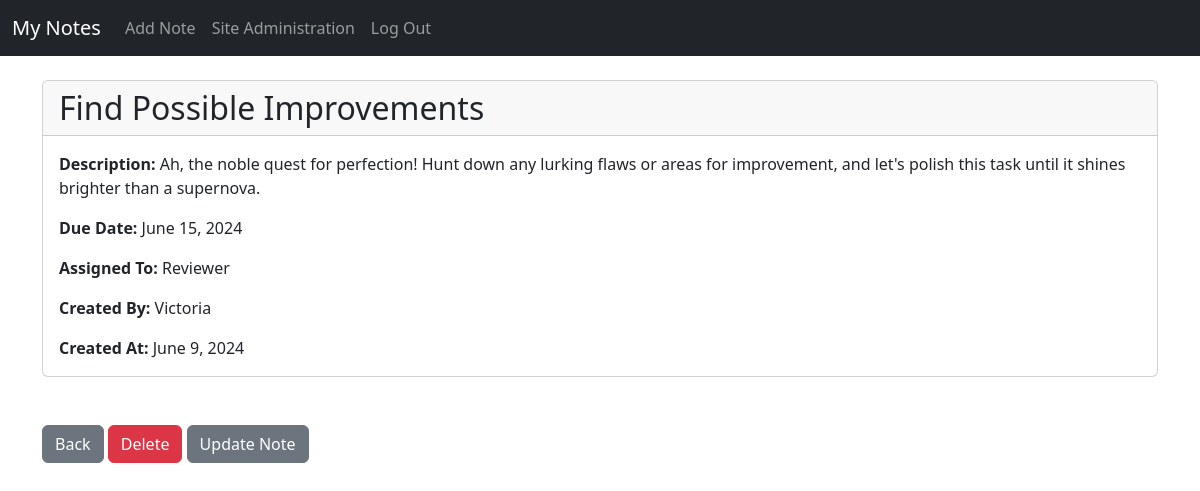
The page /task/23 (signed in) on the database its author committed.
### my_notes/models.py (models this page shows, shortened)
class Task(models.Model):
    created_at = models.DateField(auto_now_add=True)
    user = models.ForeignKey(
        User,
        on_delete=models.CASCADE,
        related_name="created_by"
        )
    name = models.CharField(max_length=200)
    description = models.TextField()
    due_date = models.DateField()
    assigned_to = models.ForeignKey(
        User,
        on_delete=models.CASCADE,
        related_name="assigned_to",
        null=True,
        blank=True
        )
    class Meta:
        ordering = ['due_date']

### my_notes/views.py (the view)
# urls.py: path("task/<int:pk>", views.task_record, name = "task"),
def task_record(request, pk):
    if request.user.is_authenticated:
        task_record = Task.objects.get(id=pk)
        return render(request, "task.html", {"task_record":task_record})
    else:
        messages.error(request, "You must be logged in to view notes list.")
        return redirect("home")

### my_notes/templates/task.html
{% extends 'base.html' %}
{% block content %}
<div class="card">
    <h2 class="card-header">
        {{task_record.name}} <br/>
    </h2>
    <div class="card-body">
        <p class="card-text">
            <strong>Description: </strong>{{task_record.description}}
        </p>
        <p class="card-text">
            <strong>Due Date: </strong>{{task_record.due_date}}
        </p>
        <p class="card-text">
            <strong>Assigned To: </strong>{{task_record.assigned_to}}
        </p>
        <p class="card-text">
            <strong>Created By: </strong>{{task_record.user}}
        </p>
        <p class="card-text">
            <strong>Created At: </strong>{{task_record.created_at}}
        </p>
    </div>
  </div>
<br/><br/>
<a href="{%url 'home' %}" class="btn btn btn-secondary">Back</a>
<a href="{%url 'delete_task' task_record.id %}"
    class="btn btn btn-danger">Delete</a>
<a href="{%url 'update_task' task_record.id %}"
    class="btn btn btn-secondary">Update Note</a>
{% endblock %}

### rows shown on the page
Task: name "Find Possible Improvements", description "Ah, the noble quest for perfection! Hunt down any lurking flaws or areas for improvement, and let's polish this task until it shines brighter than a supernova.", due_date "June 15, 2024", assigned_to "Reviewer", user "Victoria", created_at "June 9, 2024"
